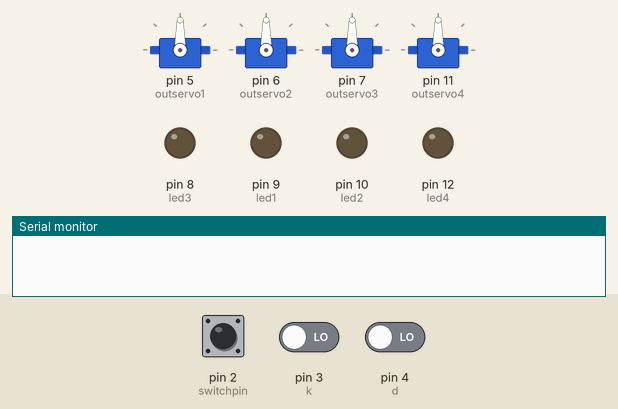
The sketch below on a simulated Arduino Uno, built with avr-gcc and run on an emulated ATmega328P. Parts: 4 × servo, output pins drawn as LEDs (lit = HIGH), the last lines printed to the serial monitor. The test bench sets the inputs (shaded band); at power-on: pin 2 (switchpin) LOW, pin 3 (k) LOW, pin 4 (d) LOW.

Above: at 1.2 s.
1.3 s: pin 2 (switchpin) pulled HIGH for 1 s
At 3.5 s:
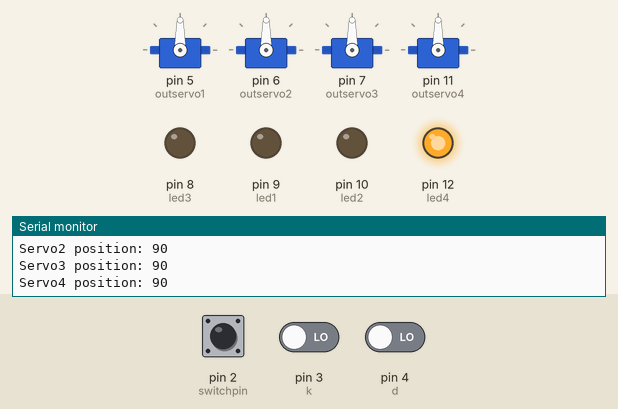
3.9 s: pin 3 (k) driven HIGH
At 6.5 s:
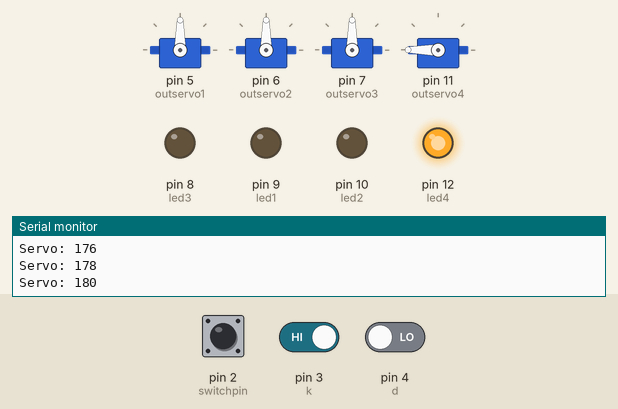
6.9 s: pin 2 (switchpin) pulled HIGH for 0.15 s
At 8.9 s:
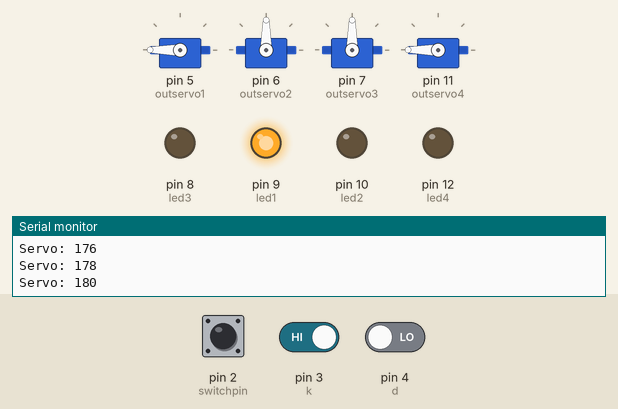
9.9 s: pin 2 (switchpin) pulled HIGH for 0.15 s
At 12.6 s:
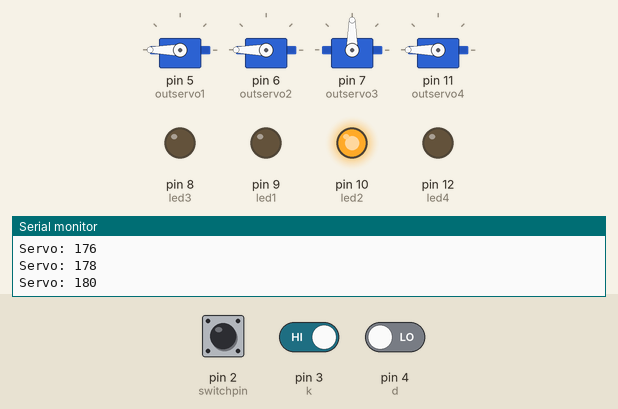
12.9 s: pin 2 (switchpin) pulled HIGH for 3.2 s
At 17.1 s:
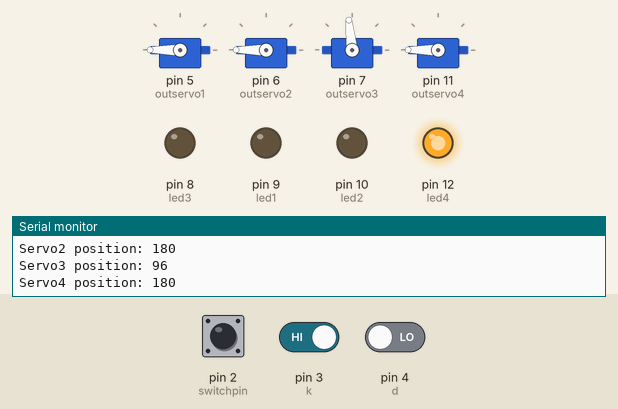
17.6 s: pin 4 (d) driven HIGH
At 17.79 s:
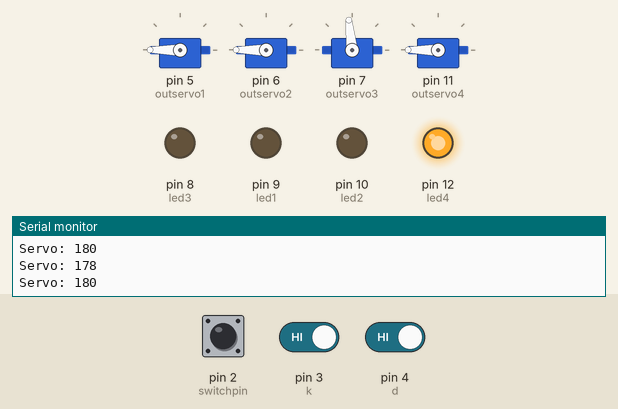
Timing chart, 0 to 21.6 s (numbered marks = the images above; inputs shaded):
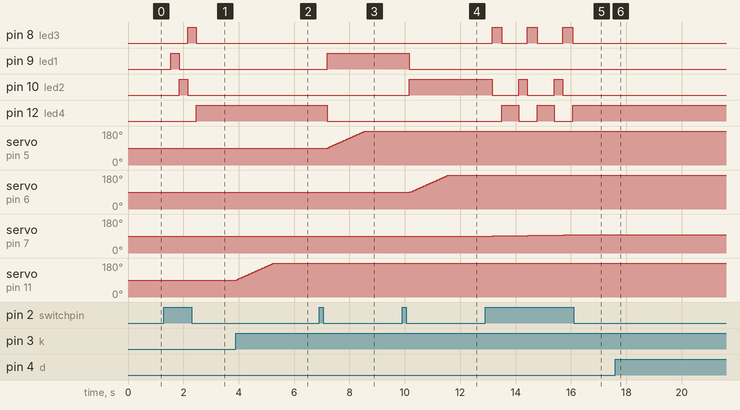

The sketch:

Ranka.ino
```cpp
#include  <Servo.h>

Servo servo1;
Servo servo2;
Servo servo3;
Servo servo4;

int kaire = 0;
int desine = 0;

int pos1 = 90;
int pos2 = 90;
int pos3 = 90;
int pos4 = 90;

const int maxk = 180;
const int mink = 15;
const int movement = 2;

const int switchpin = 2;
const int k = 3;
const int d = 4;

const int outservo1= 5;
const int outservo2 = 6;
const int outservo3 = 7;
const int outservo4 = 11;


const int led1 = 9;
const int led2 = 10;
const int led3 = 8;
const int led4 = 12;

byte bpresses = 0;
byte pressc = 0;


void setup() {

  pinMode(led1, OUTPUT);
  pinMode(led2, OUTPUT);
  pinMode(led3, OUTPUT);
  pinMode(led4, OUTPUT);

  pinMode(switchpin, INPUT);

  pinMode(outservo1, OUTPUT);
  pinMode(outservo2, OUTPUT);
  pinMode(outservo3, OUTPUT);
  pinMode(outservo4, OUTPUT);

  pinMode(kaire, INPUT);
  pinMode(desine, INPUT);

  servo1.attach(outservo1);
  servo2.attach(outservo2);
  servo3.attach(outservo3);
  servo4.attach(outservo4);

  Serial.begin(9600);
}


void loop() {

  kaire = digitalRead(k);
  desine = digitalRead(d);

  if (digitalRead(switchpin) == HIGH){
    Serial.print ("Paspausta = ");
    bpresses++;
    Serial.println(bpresses, DEC);
    delay(250);
    }

  if (bpresses == 1){
    digitalWrite(led1, HIGH);
    digitalWrite(led2, LOW);
    digitalWrite(led3, LOW);
    digitalWrite(led4, LOW);

    if(kaire){
      if(pos1 < maxk){
        pos1 += movement;
        delay(30);
        servo1.write(pos1);
        Serial.print ("Servo: ");
        Serial.println(pos1,DEC);
        }
      }

    if(desine){
      if(pos1 > mink){
        pos1 -= movement;
        delay(30);
        servo1.write(pos1);
        Serial.print ("Servo: ");
        Serial.println(pos1,DEC);
        }
      }
    }


  if (bpresses == 2){
    digitalWrite(led1, LOW);
    digitalWrite(led2, HIGH);
    digitalWrite(led3, LOW);
    digitalWrite(led4, LOW);

    if(kaire){
      if(pos2 < maxk){
        pos2 += movement;
        delay(30);
        servo2.write(pos2);
        Serial.print ("Servo: ");
        Serial.println(pos2,DEC);
        }
      }

    if(desine){
      if(pos2 > mink){
        pos2 -= movement;
        delay(30);
        servo2.write(pos2);
        Serial.print ("Servo: ");
        Serial.println(pos2,DEC);
        }
      }
    }

if (bpresses == 3){
    digitalWrite(led1, LOW);
    digitalWrite(led2, LOW);
    digitalWrite(led3, HIGH);
    digitalWrite(led4, LOW);

    if(kaire){
      if(pos3 < maxk){
        pos3 += movement;
        delay(30);
        servo3.write(pos3);
        Serial.print ("Servo: ");
        Serial.println(pos3,DEC);
        }
      }

    if(desine){
      if(pos3 > mink){
        pos3 -= movement;
        delay(30);
        servo3.write(pos3);
        Serial.print ("Servo: ");
        Serial.println(pos3,DEC);
        }
      }
   }

if (bpresses == 4){
    digitalWrite(led1, LOW);
    digitalWrite(led2, LOW);
    digitalWrite(led3, LOW);
    digitalWrite(led4, HIGH);

    if(kaire){
      if(pos4 < maxk){
        pos4 += movement;
        delay(30);
        servo4.write(pos4);
        Serial.print ("Servo: ");
        Serial.println(pos4,DEC);
        }
      }

    if(desine){

      if(pos4 > mink){
        pos4 -= movement;
        delay(30);
        servo4.write(pos4);
        Serial.print ("Servo: ");
        Serial.println(pos4,DEC);
        }
      }
   }

if (bpresses == 5) {
    bpresses = 1;
    }

if (pressc != bpresses){

    Serial.print ("Servo Selected = ");
    Serial.println(bpresses, DEC);
    Serial.print ("Servo1 position: ");
    Serial.println(pos1,DEC);
    Serial.print ("Servo2 position: ");
    Serial.println(pos2,DEC);
    Serial.print ("Servo3 position: ");
    Serial.println(pos3,DEC);
    Serial.print ("Servo4 position: ");
    Serial.println(pos4,DEC);
    pressc = bpresses; }


}
```

Measured:
- after the input at 1.3 s, pin 8 (led3): LOW → HIGH after 0.86 s, → LOW 0.31 s later; pin 9 (led1): LOW → HIGH after 0.25 s, → LOW 0.31 s later; pin 10 (led2): LOW → HIGH after 0.56 s, → LOW 0.31 s later; pin 12 (led4): LOW → HIGH after 1.2 s
- after the input at 3.9 s, servo on pin 11 (outservo4): moves from 90° to 180° over 1.3 s, starting at once
- after the input at 6.9 s, pin 9 (led1): LOW → HIGH after 0.29 s; pin 12 (led4): HIGH → LOW after 0.29 s; servo on pin 5 (outservo1): moves from 90° to 180° over 1.3 s, starting after 0.32 s
- after the input at 9.9 s, pin 9 (led1): HIGH → LOW after 0.25 s; pin 10 (led2): LOW → HIGH after 0.25 s; servo on pin 6 (outservo2): moves from 90° to 180° over 1.4 s, starting after 0.28 s
- after the input at 12.9 s, pin 8 (led3): alternates HIGH for 0.35 s and LOW for 0.93 s, starting after 0.25 s; pin 10 (led2): alternates HIGH for 0.31 s and LOW for 0.97 s, 5 changes in all, then stays LOW, starting after 0.25 s
- after the input at 17.6 s, servo on pin 11 (outservo4): alternates 180° for 0.03 s and 178° for 0.03 s, starting at once
